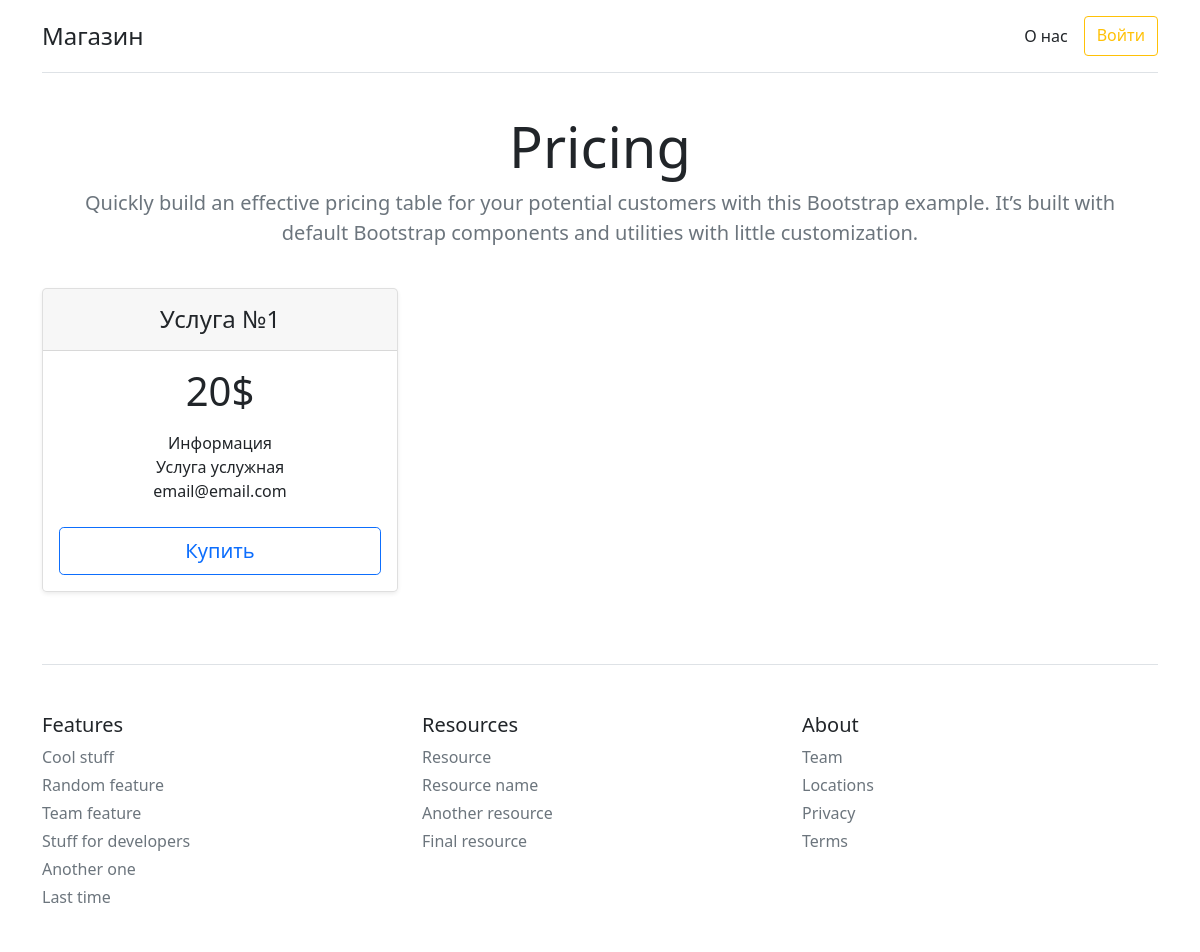
Before: / with the older database file.
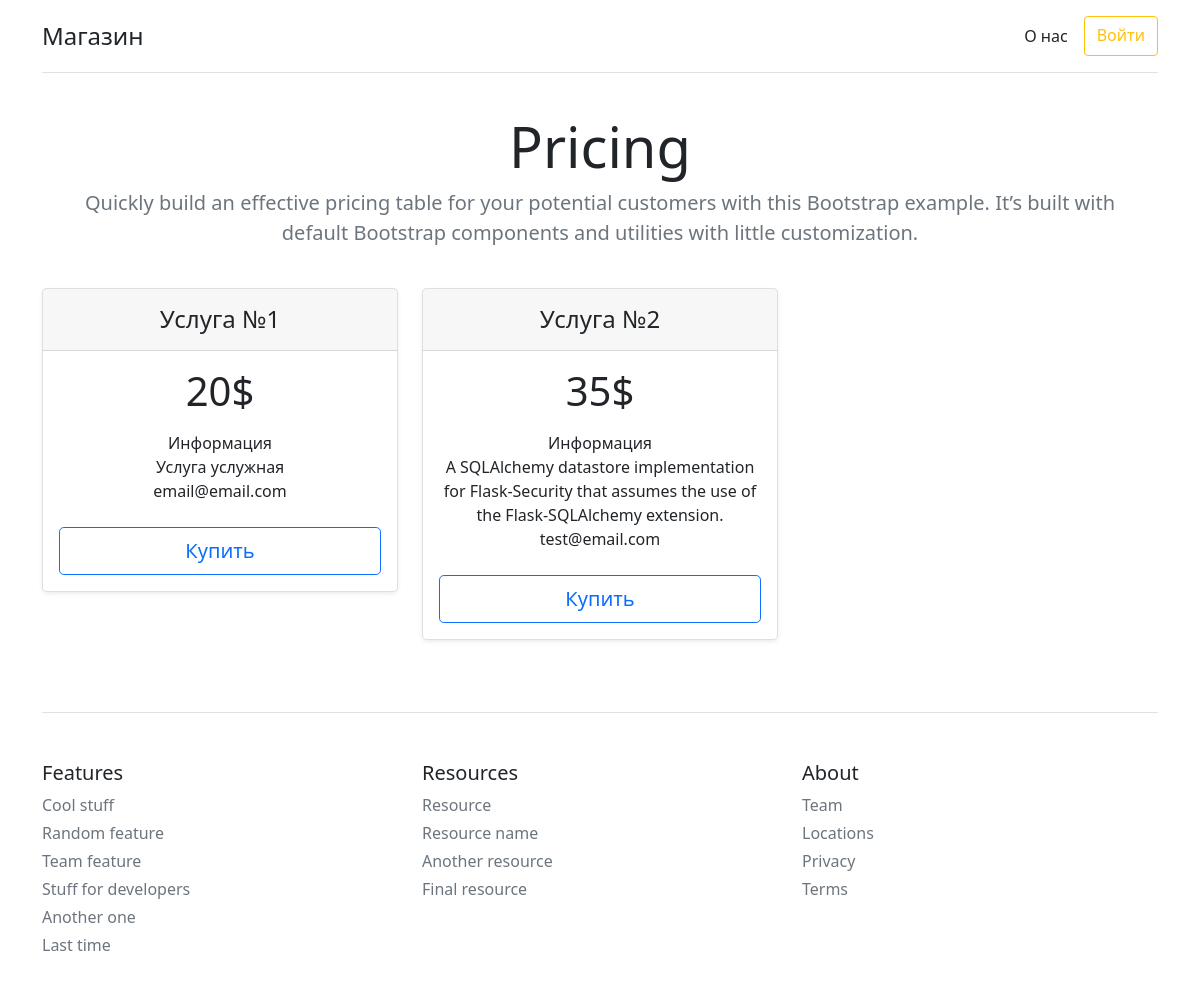
After: the same page with the newer database file.
### eshop/models.py (models this page shows, shortened)
class Main:
    def add_to(self):
        try:
            db.session.add(self)
            db.session.commit()
            return True
        except Exception as e:
            print(e)
            return False

class Product(db.Model, Main):
    __tablename__ = 'eshop_Product'
    id = db.Column(
        db.Integer,
        primary_key=True
    )
    title = db.Column(
        db.String(100),
        nullable=False
    )
    price = db.Column(
        db.Integer,
        nullable=False
    )
    onStorage = db.Column(
        db.Boolean,
        default=True
    )
    description = db.Column(
        db.Text,
        nullable=False
    )
    creator = db.Column(
        db.String(100),
        db.ForeignKey('eshop_User.email')
    )

### eshop/routes.py (the view)
@app.route('/')
def index():
    products = Product.query.all()
    return render_template('home/index.html', products=products, current_user=current_user)

### eshop/templates/home/index.html (shortened to what this page needs)
{% extends 'base.html' %}
{% block content %}
<main>
    <div class="pricing-header p-3 pb-md-4 mx-auto text-center">
      <h1 class="display-4 fw-normal">Pricing</h1>
      <p class="fs-5 text-muted">Quickly build an effective pricing table for your potential customers with this Bootstrap example. It’s built with default Bootstrap components and utilities with little customization.</p>
    </div>
    <div class="row row-cols-1 row-cols-md-3 mb-3 text-center">
      {% for product in products %}
        <div class="col">
        <div class="card mb-4 rounded-3 shadow-sm">
          <div class="card-header py-3">
            <h4 class="my-0 fw-normal">{{ product.title }}</h4>
          </div>
          <div class="card-body">
            <h1 class="card-title pricing-card-title">{{ product.price }}$</h1>
            <ul class="list-unstyled mt-3 mb-4">
              <li>Информация</li>
              <li>
                {{ product.description }}
              </li>
              <li>
                {{ product.creator }}
              </li>
            </ul>
            <a type="button" class="w-100 btn btn-lg btn-outline-primary" href="{{ url_for('purchase', product_id=product.id) }}">Купить</a>
          </div>
        </div>
      </div>
      {% endfor %}
    </div>
  </main>
{% endblock %}

### eshop/templates/base.html (shortened to what this page needs)
<!DOCTYPE html>
<html lang="en">
<head>
    <link href="https://cdn.jsdelivr.net/npm/bootstrap@5.1.3/dist/css/bootstrap.min.css" rel="stylesheet">
</head>
{% block body %}
<body>
<div class="container py-3">
  {% include 'header.html' %}
    {% block content %}
    {% endblock %}
  {% include 'footer.html' %}
</div>
</body>
{% endblock %}
</html>

### eshop/templates/header.html (shortened to what this page needs)
<header>
    <div class="d-flex flex-column flex-md-row align-items-center pb-3 mb-4 border-bottom">
      <a href="{{ url_for('index') }}" class="d-flex align-items-center text-dark text-decoration-none">
        <span class="fs-4">Магазин</span>
      </a>
      <nav class="d-inline-flex mt-2 mt-md-0 ms-md-auto">
        {% if not current_user.is_authenticated  %}
          <a class="me-3 py-2 text-dark text-decoration-none" href="{{ url_for('about') }}">О нас</a>
          <a class="btn btn-outline-warning" href="{{ url_for('auth_bp.login') }}">Войти</a>
        {% endif %}
      </nav>
    </div>
</header>

### eshop/templates/footer.html
<footer class="pt-4 my-md-5 pt-md-5 border-top">
    <div class="row">
      <div class="col-6 col-md">
        <h5>Features</h5>
        <ul class="list-unstyled text-small">
          <li class="mb-1"><a class="link-secondary text-decoration-none" href="{{ url_for('index') }}">Cool stuff</a></li>
          <li class="mb-1"><a class="link-secondary text-decoration-none" href="{{ url_for('index') }}">Random feature</a></li>
          <li class="mb-1"><a class="link-secondary text-decoration-none" href="{{ url_for('index') }}">Team feature</a></li>
          <li class="mb-1"><a class="link-secondary text-decoration-none" href="{{ url_for('index') }}">Stuff for developers</a></li>
          <li class="mb-1"><a class="link-secondary text-decoration-none" href="{{ url_for('index') }}">Another one</a></li>
          <li class="mb-1"><a class="link-secondary text-decoration-none" href="{{ url_for('index') }}">Last time</a></li>
        </ul>
      </div>
      <div class="col-6 col-md">
        <h5>Resources</h5>
        <ul class="list-unstyled text-small">
          <li class="mb-1"><a class="link-secondary text-decoration-none" href="{{ url_for('index') }}">Resource</a></li>
          <li class="mb-1"><a class="link-secondary text-decoration-none" href="{{ url_for('index') }}">Resource name</a></li>
          <li class="mb-1"><a class="link-secondary text-decoration-none" href="{{ url_for('index') }}">Another resource</a></li>
          <li class="mb-1"><a class="link-secondary text-decoration-none" href="{{ url_for('index') }}">Final resource</a></li>
        </ul>
      </div>
      <div class="col-6 col-md">
        <h5>About</h5>
        <ul class="list-unstyled text-small">
          <li class="mb-1"><a class="link-secondary text-decoration-none" href="{{ url_for('index') }}">Team</a></li>
          <li class="mb-1"><a class="link-secondary text-decoration-none" href="{{ url_for('index') }}">Locations</a></li>
          <li class="mb-1"><a class="link-secondary text-decoration-none" href="{{ url_for('index') }}">Privacy</a></li>
          <li class="mb-1"><a class="link-secondary text-decoration-none" href="{{ url_for('index') }}">Terms</a></li>
        </ul>
      </div>
    </div>
  </footer>

Changed rows visible on the page:
added Product: title "Услуга №2", price "35", description "A SQLAlchemy datastore implementation for Flask-Security that assumes the use of the Flask-SQLAlchemy extension.", creator "test@email.com"
